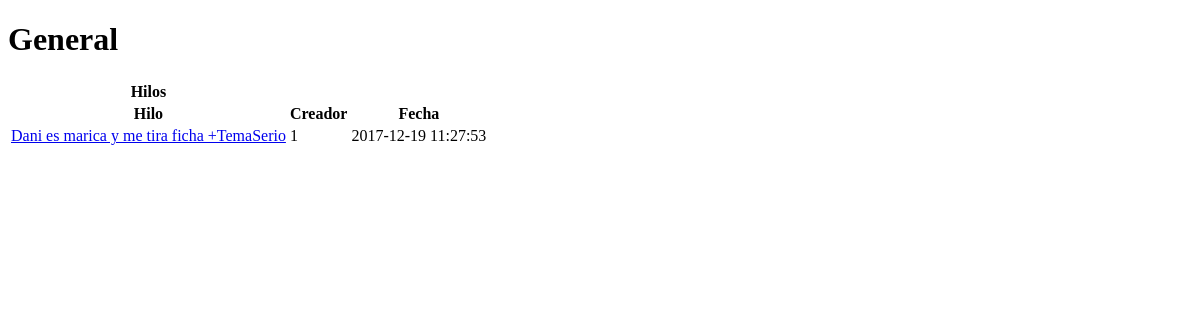
Page /index.php/hilos/categorias/1/General on the earlier database version.
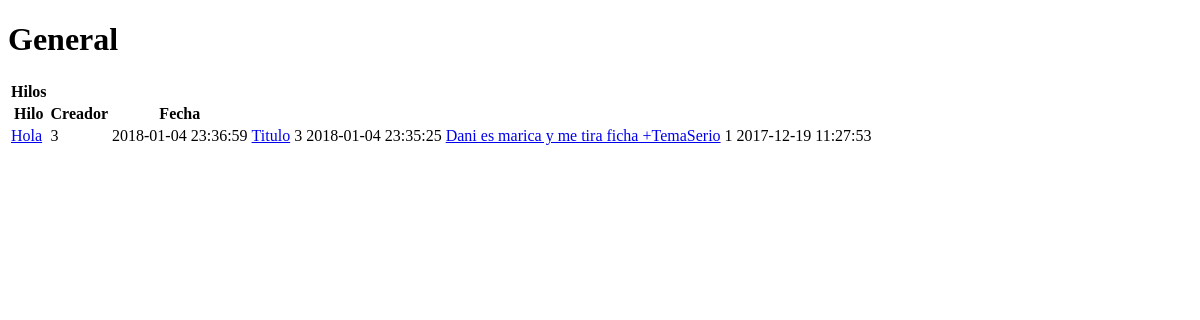
Same page on the later database version.
### tables this page shows
CREATE TABLE IF NOT EXISTS `hilo` (
  `id` int(11) NOT NULL AUTO_INCREMENT,
  `creador` int(11) NOT NULL,
  `titulo` varchar(300) NOT NULL,
  `texto` text NOT NULL,
  `fecha` timestamp NOT NULL DEFAULT CURRENT_TIMESTAMP,
  `categoria` int(11) NOT NULL,
  PRIMARY KEY (`id`),
  KEY `creador` (`creador`),
  KEY `categoria` (`categoria`)
);

### application/controllers/Hilos.php (called while the page is built, shortened)
<?php
class Hilos extends CI_Controller{
 public function categorias($id,$cat){
 	$datos = array('titulo_web' => $cat ,'hilos' => $this->hilos_model->get_hilosCat($id));
 	$this->load->view('categoria_view',$datos);
 }
}
?>

### index.php (called while the page is built, shortened)
<?php
require_once BASEPATH.'core/CodeIgniter.php';

### application/models/hilos_model.php (called while the page is built, shortened)
<?php
class Hilos_model extends CI_Model{
public function get_hilosCat($cat){
	$consulta = $this->db->query('Select id,titulo,creador,fecha from hilo WHERE categoria = '.$cat.' ORDER BY fecha DESC;');
 	return $consulta->result();
}
}

### application/views/categoria_view.php (the view, shortened to what this page needs)
<!DOCTYPE html>
<html>
<head>
	<h1><?= $titulo_web ?></h1>
</head>
<body>
	<table>
		<tr>
			<th>Hilos</th>
		</tr>
		<tr>
			<th>Hilo</th>
			<th>Creador</th>
			<th>Fecha</th>
		</tr>
		<tr>
			<?php
				foreach ($hilos as $hilo) { ?>
					<td>
					<a href="<?= base_url().'index.php/hilos/hilo/'.$hilo->id.'/'.$hilo->titulo?>" title="Ver Hilo"><?= $hilo->titulo; ?></a>
					</td>
					<td>
						<?= $hilo->creador; ?>
					</td>
					<td>
						<?= $hilo->fecha; ?>
					</td>
			<?php	}
			 ?>
		</tr>
	</table>
</body>
</html>

Differences in the rows shown:
added hilo: titulo "Hola", creador "3", fecha "2018-01-04 23:36:59"
added hilo: titulo "Titulo", creador "3", fecha "2018-01-04 23:35:25"
